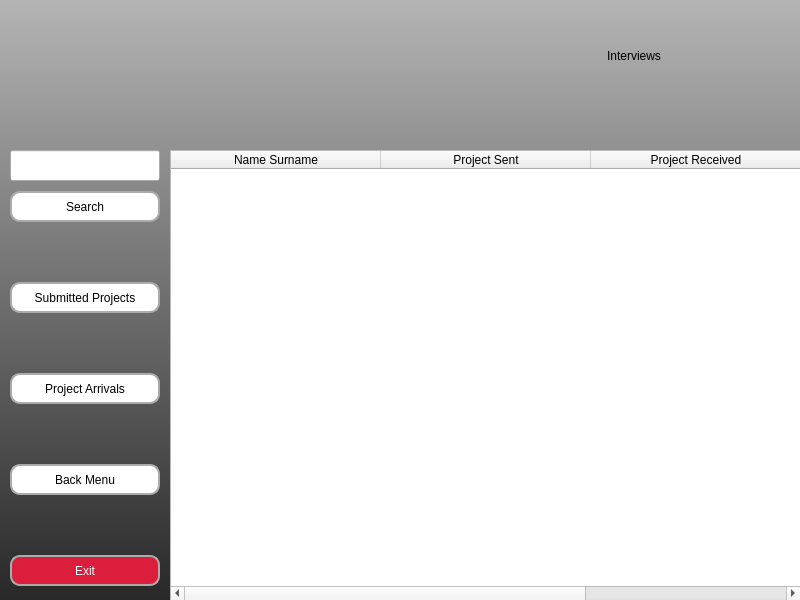
<?xml version="1.0" encoding="UTF-8"?>
<ui version="4.0">
 <class>MainWindow</class>
 <widget class="QMainWindow" name="MainWindow">
  <property name="geometry">
   <rect>
    <x>0</x>
    <y>0</y>
    <width>800</width>
    <height>600</height>
   </rect>
  </property>
  <property name="windowTitle">
   <string>MainWindow</string>
  </property>
  <widget class="QWidget" name="centralwidget">
   <widget class="QWidget" name="layoutWidget">
    <property name="geometry">
     <rect>
      <x>0</x>
      <y>10</y>
      <width>661</width>
      <height>92</height>
     </rect>
    </property>
    <layout class="QHBoxLayout" name="horizontalLayout">
     <item>
      <widget class="QLabel" name="label">
       <property name="maximumSize">
        <size>
         <width>350</width>
         <height>90</height>
        </size>
       </property>
       <property name="text">
        <string/>
       </property>
       <property name="pixmap">
        <pixmap>../images/logo_720.png</pixmap>
       </property>
       <property name="scaledContents">
        <bool>true</bool>
       </property>
      </widget>
     </item>
     <item>
      <spacer name="horizontalSpacer_2">
       <property name="orientation">
        <enum>Qt::Orientation::Horizontal</enum>
       </property>
       <property name="sizeHint" stdset="0">
        <size>
         <width>40</width>
         <height>20</height>
        </size>
       </property>
      </spacer>
     </item>
     <item>
      <widget class="QLabel" name="label_2">
       <property name="styleSheet">
        <string notr="true">color:black;

font: italic 28pt &quot;Harlow Solid&quot;;</string>
       </property>
       <property name="text">
        <string>Interviews</string>
       </property>
       <property name="alignment">
        <set>Qt::AlignmentFlag::AlignCenter</set>
       </property>
      </widget>
     </item>
    </layout>
   </widget>
   <widget class="QLabel" name="label_bg">
    <property name="geometry">
     <rect>
      <x>0</x>
      <y>0</y>
      <width>800</width>
      <height>600</height>
     </rect>
    </property>
    <property name="sizePolicy">
     <sizepolicy hsizetype="Expanding" vsizetype="Expanding">
      <horstretch>0</horstretch>
      <verstretch>0</verstretch>
     </sizepolicy>
    </property>
    <property name="layoutDirection">
     <enum>Qt::LayoutDirection::LeftToRight</enum>
    </property>
    <property name="styleSheet">
     <string notr="true">background-color:qlineargradient(spread:pad, x1:0, y1:1, x2:0, y2:0, stop:0 rgba(40, 40, 40, 255), stop:1 rgba(180, 180, 180, 255))</string>
    </property>
    <property name="text">
     <string/>
    </property>
    <property name="scaledContents">
     <bool>false</bool>
    </property>
    <property name="alignment">
     <set>Qt::AlignmentFlag::AlignHCenter|Qt::AlignmentFlag::AlignTop</set>
    </property>
   </widget>
   <widget class="QTableWidget" name="tableWidget">
    <property name="geometry">
     <rect>
      <x>170</x>
      <y>150</y>
      <width>631</width>
      <height>451</height>
     </rect>
    </property>
    <property name="styleSheet">
     <string notr="true">table_style = &quot;&quot;&quot;
QTableWidget {
    background-color: #F4F6F8;
    alternate-background-color: #EEF3F8;
    gridline-color: #DADFE3;
    color: #2E2E2E;
    selection-background-color: #C9E4FF;
    selection-color: #000000;
    border: 1px solid #DADFE3;
    font-size: 14px;
}

QHeaderView::section {
    background-color: #E6E9EC;
    color: #333333;
    padding: 4px;
    border: 1px solid #DADFE3;
    font-weight: bold;
}

QTableCornerButton::section {
    background-color: #E6E9EC;
    border: 1px solid #DADFE3;
}
&quot;&quot;&quot;
</string>
    </property>
    <property name="alternatingRowColors">
     <bool>true</bool>
    </property>
    <property name="sortingEnabled">
     <bool>true</bool>
    </property>
    <attribute name="horizontalHeaderMinimumSectionSize">
     <number>33</number>
    </attribute>
    <attribute name="horizontalHeaderDefaultSectionSize">
     <number>210</number>
    </attribute>
    <attribute name="verticalHeaderDefaultSectionSize">
     <number>30</number>
    </attribute>
    <column>
     <property name="text">
      <string>Name Surname</string>
     </property>
    </column>
    <column>
     <property name="text">
      <string>Project Sent</string>
     </property>
    </column>
    <column>
     <property name="text">
      <string>Project Received</string>
     </property>
    </column>
   </widget>
   <widget class="QWidget" name="layoutWidget_2">
    <property name="geometry">
     <rect>
      <x>10</x>
      <y>150</y>
      <width>154</width>
      <height>441</height>
     </rect>
    </property>
    <layout class="QVBoxLayout" name="verticalLayout_2">
     <property name="spacing">
      <number>60</number>
     </property>
     <item>
      <layout class="QVBoxLayout" name="verticalLayout">
       <property name="spacing">
        <number>10</number>
       </property>
       <item>
        <widget class="QLineEdit" name="lineEdit">
         <property name="minimumSize">
          <size>
           <width>141</width>
           <height>31</height>
          </size>
         </property>
         <property name="maximumSize">
          <size>
           <width>150</width>
           <height>31</height>
          </size>
         </property>
        </widget>
       </item>
       <item>
        <widget class="QPushButton" name="button_search">
         <property name="minimumSize">
          <size>
           <width>150</width>
           <height>31</height>
          </size>
         </property>
         <property name="maximumSize">
          <size>
           <width>150</width>
           <height>31</height>
          </size>
         </property>
         <property name="styleSheet">
          <string notr="true">
QPushButton{
color:rgb(0, 0, 0);
background-color: rgb(255, 255, 255);
border-radius: 10px;
border: 2px solid rgb(171, 171, 171);
}
QPushButton:hover {
    background-color:rgb(255, 226, 229);
}
QPushButton:pressed {
    background-color: rgb(218, 30, 60);
	color: rgb(255, 255, 255)
}</string>
         </property>
         <property name="text">
          <string>Search</string>
         </property>
        </widget>
       </item>
      </layout>
     </item>
     <item>
      <widget class="QPushButton" name="button_submitted">
       <property name="minimumSize">
        <size>
         <width>150</width>
         <height>31</height>
        </size>
       </property>
       <property name="maximumSize">
        <size>
         <width>150</width>
         <height>31</height>
        </size>
       </property>
       <property name="styleSheet">
        <string notr="true">
QPushButton{
color:rgb(0, 0, 0);
background-color: rgb(255, 255, 255);
border-radius: 10px;
border: 2px solid rgb(171, 171, 171);
}
QPushButton:hover {
    background-color:rgb(255, 226, 229);
}
QPushButton:pressed {
    background-color: rgb(218, 30, 60);
	color: rgb(255, 255, 255)
}</string>
       </property>
       <property name="text">
        <string>Submitted Projects</string>
       </property>
      </widget>
     </item>
     <item>
      <widget class="QPushButton" name="button_planned">
       <property name="minimumSize">
        <size>
         <width>141</width>
         <height>31</height>
        </size>
       </property>
       <property name="maximumSize">
        <size>
         <width>150</width>
         <height>31</height>
        </size>
       </property>
       <property name="styleSheet">
        <string notr="true">
QPushButton{
color:rgb(0, 0, 0);
background-color: rgb(255, 255, 255);
border-radius: 10px;
border: 2px solid rgb(171, 171, 171);
}
QPushButton:hover {
    background-color:rgb(255, 226, 229);
}
QPushButton:pressed {
    background-color: rgb(218, 30, 60);
	color: rgb(255, 255, 255)
}</string>
       </property>
       <property name="text">
        <string>Project Arrivals</string>
       </property>
      </widget>
     </item>
     <item>
      <widget class="QPushButton" name="button_back">
       <property name="minimumSize">
        <size>
         <width>141</width>
         <height>31</height>
        </size>
       </property>
       <property name="maximumSize">
        <size>
         <width>150</width>
         <height>31</height>
        </size>
       </property>
       <property name="styleSheet">
        <string notr="true">
QPushButton{
color:rgb(0, 0, 0);
background-color: rgb(255, 255, 255);
border-radius: 10px;
border: 2px solid rgb(171, 171, 171);
}
QPushButton:hover {
    background-color:rgb(255, 226, 229);
}
QPushButton:pressed {
    background-color: rgb(218, 30, 60);
	color: rgb(255, 255, 255)
}</string>
       </property>
       <property name="text">
        <string>Back Menu</string>
       </property>
      </widget>
     </item>
     <item>
      <widget class="QPushButton" name="button_exit">
       <property name="sizePolicy">
        <sizepolicy hsizetype="Fixed" vsizetype="Fixed">
         <horstretch>0</horstretch>
         <verstretch>0</verstretch>
        </sizepolicy>
       </property>
       <property name="minimumSize">
        <size>
         <width>141</width>
         <height>31</height>
        </size>
       </property>
       <property name="maximumSize">
        <size>
         <width>150</width>
         <height>31</height>
        </size>
       </property>
       <property name="styleSheet">
        <string notr="true">
QPushButton{
    background-color: rgb(218, 30, 60);
	color: rgb(255, 255, 255);
border-radius: 10px;
border: 2px solid rgb(171, 171, 171);

}
QPushButton:hover {
color:black;
    background-color:rgb(255, 226, 229);
}
QPushButton:pressed {
    color:rgb(0, 0, 0);
background-color: rgb(255, 255, 255);

}</string>
       </property>
       <property name="text">
        <string>Exit</string>
       </property>
      </widget>
     </item>
    </layout>
   </widget>
   <zorder>label_bg</zorder>
   <zorder>layoutWidget</zorder>
   <zorder>tableWidget</zorder>
   <zorder>layoutWidget_2</zorder>
  </widget>
 </widget>
 <resources/>
 <connections/>
</ui>
